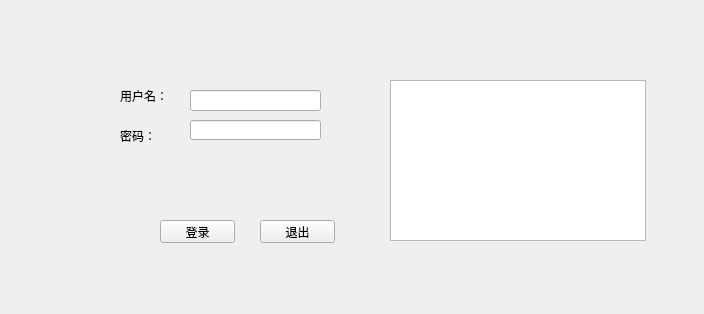
<?xml version="1.0" encoding="UTF-8"?>
<ui version="4.0">
 <class>Form</class>
 <widget class="QWidget" name="Form">
  <property name="windowModality">
   <enum>Qt::WindowModal</enum>
  </property>
  <property name="geometry">
   <rect>
    <x>0</x>
    <y>0</y>
    <width>704</width>
    <height>314</height>
   </rect>
  </property>
  <property name="windowTitle">
   <string>用户登录</string>
  </property>
  <widget class="QPushButton" name="pushButton">
   <property name="geometry">
    <rect>
     <x>160</x>
     <y>220</y>
     <width>75</width>
     <height>23</height>
    </rect>
   </property>
   <property name="text">
    <string>登录</string>
   </property>
  </widget>
  <widget class="QPushButton" name="pushButton_2">
   <property name="geometry">
    <rect>
     <x>260</x>
     <y>220</y>
     <width>75</width>
     <height>23</height>
    </rect>
   </property>
   <property name="text">
    <string>退出</string>
   </property>
  </widget>
  <widget class="QLabel" name="label">
   <property name="geometry">
    <rect>
     <x>120</x>
     <y>90</y>
     <width>54</width>
     <height>12</height>
    </rect>
   </property>
   <property name="text">
    <string>用户名：</string>
   </property>
  </widget>
  <widget class="QLabel" name="label_2">
   <property name="geometry">
    <rect>
     <x>120</x>
     <y>130</y>
     <width>54</width>
     <height>12</height>
    </rect>
   </property>
   <property name="text">
    <string>密码：</string>
   </property>
  </widget>
  <widget class="QTextBrowser" name="textBrowser">
   <property name="geometry">
    <rect>
     <x>390</x>
     <y>80</y>
     <width>256</width>
     <height>161</height>
    </rect>
   </property>
  </widget>
  <widget class="QLineEdit" name="lineEdit">
   <property name="geometry">
    <rect>
     <x>190</x>
     <y>90</y>
     <width>131</width>
     <height>21</height>
    </rect>
   </property>
  </widget>
  <widget class="QLineEdit" name="lineEdit_2">
   <property name="geometry">
    <rect>
     <x>190</x>
     <y>120</y>
     <width>131</width>
     <height>20</height>
    </rect>
   </property>
  </widget>
 </widget>
 <resources/>
 <connections/>
</ui>
